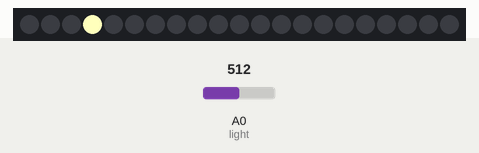
Recording of a sketch running on a simulated Arduino Uno, built with avr-gcc and run on an emulated ATmega328P. On the bench: 21 RGB LEDs in strip order, left to right. Inputs (shaded band) come from the test bench; at power-on: A0 (light) = 512. Random numbers use the default seed unless the sketch sets one; what the sketch prints to the serial monitor is not drawn.

Above: at 0.43 s.
At 5.25 s:
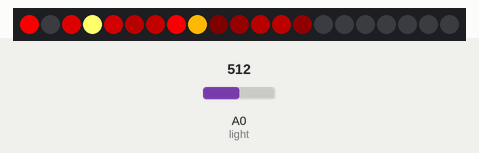
At 10.18 s:
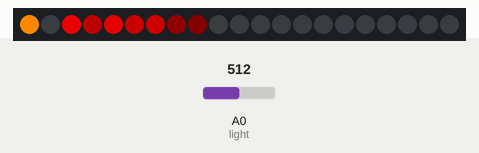
At 20.03 s:
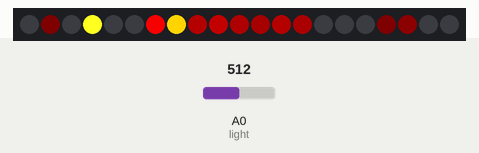
At 30.25 s:
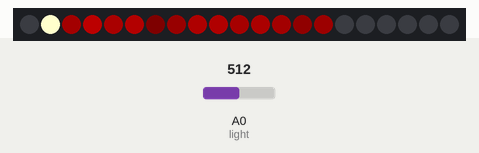
At 39.87 s:
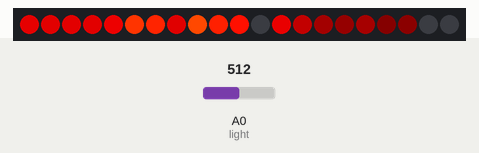

The sketch:

fire.ino
```cpp
#include "FastLED.h"

#define PIN_NEO_PIXEL  8   // Arduino pin that connects to NeoPixel
#define NUM_LEDS  21

CRGB leds[NUM_LEDS];
int photoresistor = 0;              //this variable will hold a value based on the brightness of the ambient light
int threshold = 750;                //if the photoresistor reading is below this value the the light will turn on
int counter = 0;                   //how many times has the photoresistor been hit?
int goOutAt = 30;                  //how many times does the photoresistor have to be hit for the fire to go out?

void setup()
{
  Serial.begin(9600);               //start a serial connection with the computer
  FastLED.addLeds<NEOPIXEL, PIN_NEO_PIXEL>(leds, NUM_LEDS);
}

void loop()
{
  //read the brightness of the ambient light
  photoresistor = analogRead(A0);   //set photoresistor to a number between 0 and 1023 based on how bright the ambient light is
  Serial.println(photoresistor);    //print the value of photoresistor in the serial monitor on the computer
  Serial.println(counter);

  // if the number of times the fire extinguisher has been moved over the photoresistor exceeds 25, the fire goes out
  if (counter >= goOutAt) {
    FastLED.clear(true);
  } else if ((photoresistor > threshold) && (counter < goOutAt)) {
    counter++;
    Fire(55,120,15);
  }
  else {
    Fire(55,120,15);
  }
  delay(100);                       //short delay to make the printout easier to read
}


void Fire(int Cooling, int Sparking, int SpeedDelay) {
  static byte heat[NUM_LEDS];
  int cooldown;

  // Step 1.  Cool down every cell a little
  for( int i = 0; i < NUM_LEDS; i++) {
    cooldown = random(0, ((Cooling * 10) / NUM_LEDS) + 2);

    if(cooldown>heat[i]) {
      heat[i]=0;
    } else {
      heat[i]=heat[i]-cooldown;
    }
  }

  // Step 2.  Heat from each cell drifts 'up' and diffuses a little
  for( int k= NUM_LEDS - 1; k >= 2; k--) {
    heat[k] = (heat[k - 1] + heat[k - 2] + heat[k - 2]) / 3;
  }

  // Step 3.  Randomly ignite new 'sparks' near the bottom
  if( random(255) < Sparking ) {
    int y = random(7);
    heat[y] = heat[y] + random(160,255);
    //heat[y] = random(160,255);
  }

  // Step 4.  Convert heat to LED colors
  for( int j = 0; j < NUM_LEDS; j++) {
    setPixelHeatColor(j, heat[j] );
  }

  FastLED.show();
  delay(SpeedDelay);
}


void setPixel(int Pixel, byte red, byte green, byte blue) {
  // FastLED
  leds[Pixel].r = red;
  leds[Pixel].g = green;
  leds[Pixel].b = blue;
}

void setPixelHeatColor (int Pixel, byte temperature) {
  // Scale 'heat' down from 0-255 to 0-191
  byte t192 = round((temperature/255.0)*191);

  // calculate ramp up from
  byte heatramp = t192 & 0x3F; // 0..63
  heatramp <<= 2; // scale up to 0..252

  // figure out which third of the spectrum we're in:
  if( t192 > 0x80) {                     // hottest
    setPixel(Pixel, 255, 255, heatramp);
  } else if( t192 > 0x40 ) {             // middle
    setPixel(Pixel, 255, heatramp, 0);
  } else {                               // coolest
    setPixel(Pixel, heatramp, 0, 0);
  }
}
```
